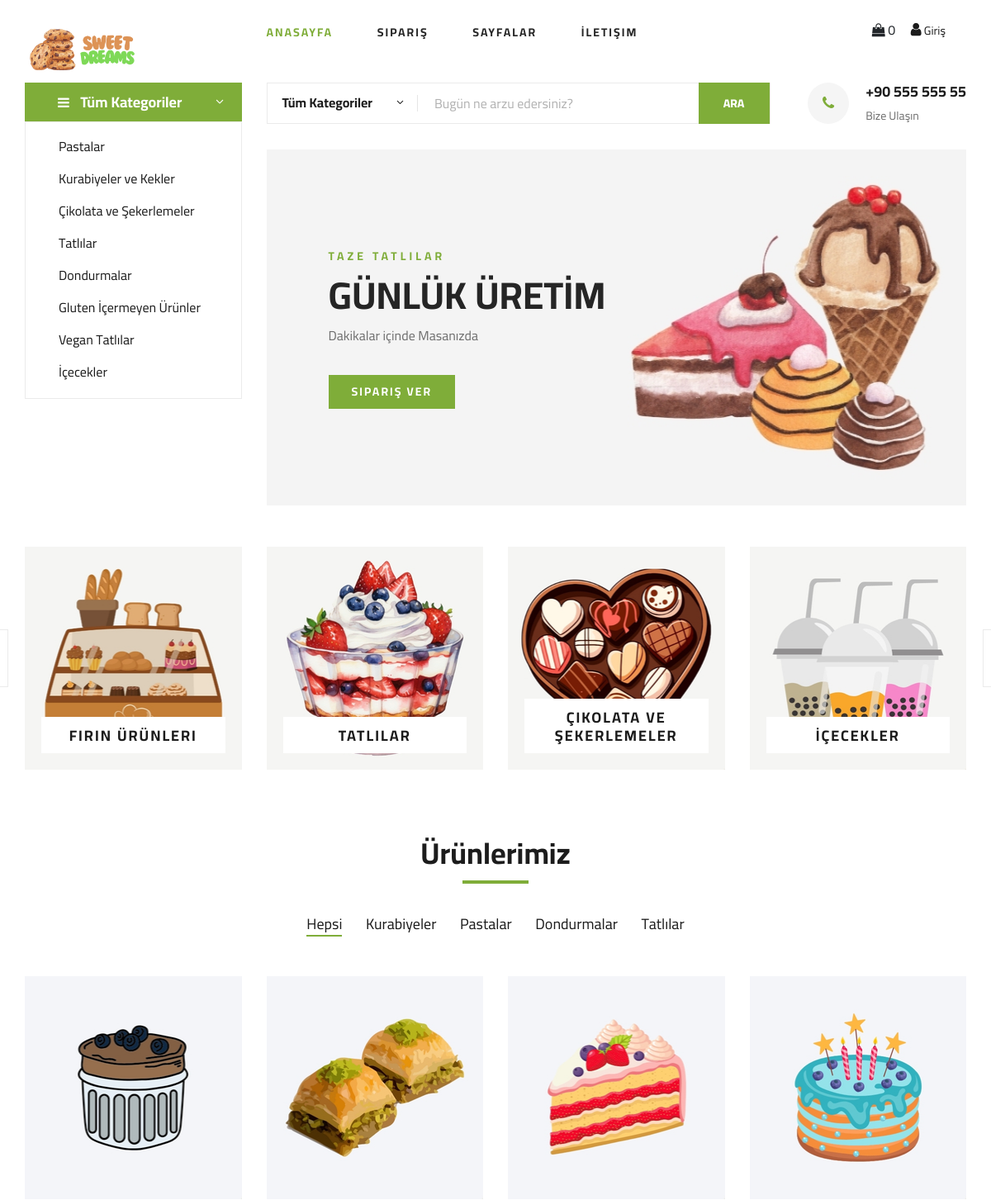
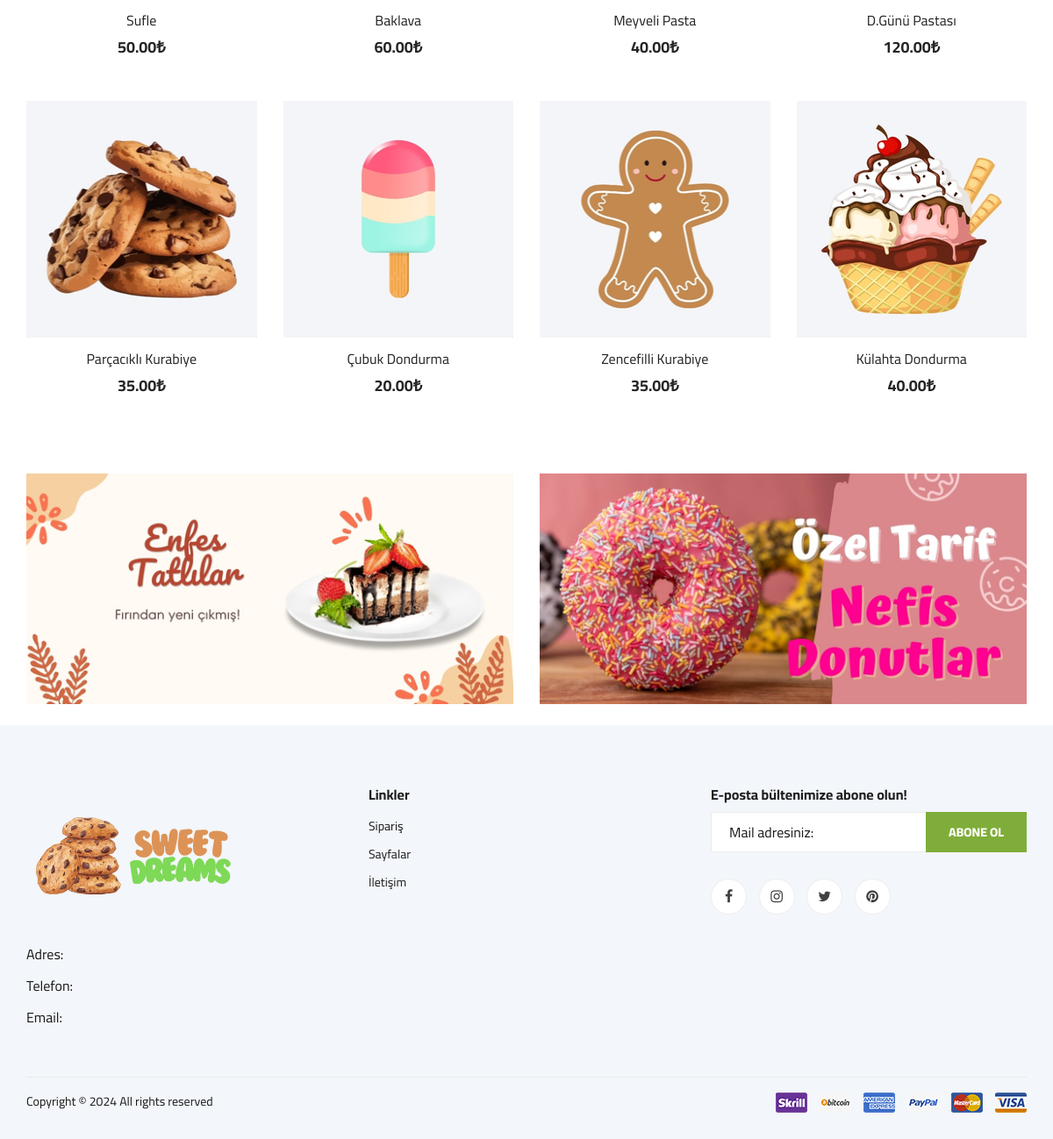
The page / on the database its author committed (2 pictures, top to bottom).
### tables this page shows
CREATE TABLE IF NOT EXISTS `products` (
  `ProductID` int NOT NULL,
  `Name` varchar(255) DEFAULT NULL,
  `Category` varchar(255) DEFAULT NULL,
  `ImageURL` varchar(255) DEFAULT NULL,
  `Price` decimal(5,2) DEFAULT NULL,
  PRIMARY KEY (`ProductID`)
);

### fetch_products.php (the view, shortened to what this page needs)
<?php
$servername = "localhost";
$username = "root";
$password = "";
$dbname = "sweetdreams";
$conn = new mysqli($servername, $username, $password, $dbname);
$conn->set_charset("utf8");
$sql = "SELECT * FROM Products";
$result = mysqli_query($conn, $sql);
if (mysqli_num_rows($result) > 0) {
    while ($row = mysqli_fetch_assoc($result)) {
        echo '<div class="col-lg-3 col-md-4 col-sm-6 mix ' . $row["Category"] . '">
            <div class="featured__item">
                <div class="featured__item__pic set-bg" data-setbg="' . $row["ImageURL"] . '">
                    <ul class="featured__item__pic__hover">
                        <li><a href="#"><i class="fa fa-shopping-cart"></i></a></li>
                    </ul>
                </div>
                <div class="featured__item__text">
                    <h6><a href="#">' . $row["Name"] . '</a></h6>
                    <h5>' . $row["Price"] . '₺</h5>
                </div>
            </div>
        </div>';
    }
} else {
    echo "No products found";
}
?>

### index.php (shortened to what this page needs)
<!DOCTYPE html>
<head>
    <link rel="stylesheet" href="css/bootstrap.min.css" type="text/css">
    <link rel="stylesheet" href="css/font-awesome.min.css" type="text/css">
    <link rel="stylesheet" href="css/elegant-icons.css" type="text/css">
    <link rel="stylesheet" href="css/nice-select.css" type="text/css">
    <link rel="stylesheet" href="css/jquery-ui.min.css" type="text/css">
    <link rel="stylesheet" href="css/owl.carousel.min.css" type="text/css">
    <link rel="stylesheet" href="css/slicknav.min.css" type="text/css">
    <link rel="stylesheet" href="css/style.css" type="text/css">
</head>
<body>
    <header class="header">
        <div class="container">
            <div class="row">
                <div class="col-lg-3">
                    <div class="header__logo">
                        <a href="#"><img src="img/biglogo.png" alt=""></a>
                    </div>
                </div>
                <div class="col-lg-6">
                    <nav class="header__menu">
                        <ul>
                            <li class="active"><a href="#">Anasayfa</a></li>
                            <li><a href="#">Sipariş</a></li>
                            <li><a href="#">Sayfalar</a>
                            </li>
                            <li><a href="./contact.html">İletişim</a></li>
                        </ul>
                    </nav>
                </div>
                <div class="col-lg-3">
                    <div class="header__cart">
                        <ul>
                            <li><i class="fa fa-shopping-bag"></i> <span id="counter">0</span></li>
                            <li class="header_auth">
                                <a href="login.php" target="_blank"><i class="fa fa-user"></i> Giriş</a>
                            </li>
                        </ul>
                    </div>
                </div>
            </div>
        </div>
    </header>
    <section class="hero">
        <div class="container">
            <div class="row">
                <div class="col-lg-3">
                    <div class="hero__categories">
                        <div class="hero__categories__all">
                            <i class="fa fa-bars"></i>
                            <span>Tüm Kategoriler</span>
                        </div>
                        <ul>
                            <li><a href="#items">Pastalar</a></li>
                            <li><a href="#items">Kurabiyeler ve Kekler</a></li>
                            <li><a href="#items">Çikolata ve Şekerlemeler</a></li>
                            <li><a href="#items">Tatlılar</a></li>
                            <li><a href="#items">Dondurmalar</a></li>
                            <li><a href="#items">Gluten İçermeyen Ürünler</a></li>
                            <li><a href="#items">Vegan Tatlılar</a></li>
                            <li><a href="#items">İçecekler</a></li>
                        </ul>
                    </div>
                </div>
                <div class="col-lg-9">
                    <div class="hero__search">
                        <div class="hero__search__form">
                            <form action="#">
                                <div class="hero__search__categories">
                                    Tüm Kategoriler
                                    <span class="arrow_carrot-down"></span>
                                </div>
                                <input type="text" placeholder="Bugün ne arzu edersiniz?">
                                <button type="submit" class="site-btn">Ara</button>
                            </form>
                        </div>
                        <div class="hero__search__phone">
                            <div class="hero__search__phone__icon">
                                <i class="fa fa-phone"></i>
                            </div>
                            <div class="hero__search__phone__text">
                                <h5>+90 555 555 55</h5>
                                <span>Bize Ulaşın</span>
                            </div>
                        </div>
                    </div>
                    <div class="hero__item set-bg" data-setbg="img/hero/banner.jpg">
                        <div class="hero__text">
                            <span>TAZE TATLILAR</span>
                            <h2>GÜNLÜK ÜRETİM</h2>
                            <p>Dakikalar içinde Masanızda</p>
                            <a href="#items" class="primary-btn">Sipariş Ver</a>
                        </div>
                    </div>
                </div>
            </div>
        </div>
    </section>
    <section class="categories">
        <div class="container">
            <div class="row">
                <div class="categories__slider owl-carousel">
                    <div class="col-lg-3">
                        <div class="categories__item set-bg" data-setbg="img/categories/cat-1.jpg">
                            <h5><a href="#">Fırın Ürünleri</a></h5>
                        </div>
                    </div>
                    <div class="col-lg-3">
                        <div class="categories__item set-bg" data-setbg="img/categories/cat-2.jpg">
                            <h5><a href="#">Tatlılar</a></h5>
                        </div>
                    </div>
                    <div class="col-lg-3">
                        <div class="categories__item set-bg" data-setbg="img/categories/cat-3.jpg">
                            <h5><a href="#">Çikolata ve Şekerlemeler</a></h5>
                        </div>
                    </div>
                    <div class="col-lg-3">
                        <div class="categories__item set-bg" data-setbg="img/categories/cat-4.jpg">
                            <h5><a href="#">İçecekler</a></h5>
                        </div>
                    </div>
                </div>
            </div>
        </div>
    </section>
    <section class="featured spad" id="items">
        <div class="container">
            <div class="row">
                <div class="col-lg-12">
                    <div class="section-title">
                        <h2>Ürünlerimiz</h2>
                    </div>
                    <div class="featured__controls">
                        <ul>
                            <li class="active" data-filter="*">Hepsi</li>
                            <li data-filter=".kurabiyeler">Kurabiyeler</li>
                            <li data-filter=".pastalar">Pastalar</li>
                            <li data-filter=".dondurmalar">Dondurmalar</li>
                            <li data-filter=".tatlilar">Tatlılar</li>
                        </ul>
                    </div>
                </div>
            </div>
            <div class="row featured__filter">
                <?php include 'fetch_products.php'; ?>
            </div>
        </div>
    </section>
    <div class="banner">
        <div class="container">
            <div class="row">
                <div class="col-lg-6 col-md-6 col-sm-6">
                    <div class="banner__pic">
                        <img src="img/banner/banner-1.jpg" alt="">
                    </div>
                </div>
                <div class="col-lg-6 col-md-6 col-sm-6">
                    <div class="banner__pic">
                        <img src="img/banner/banner-2.jpg" alt="">
                    </div>
                </div>
            </div>
        </div>
    </div>
    <br>
    <footer class="footer spad">
        <div class="container">
            <div class="row">
                <div class="col-lg-3 col-md-6 col-sm-6">
                    <div class="footer__about">
                        <div class="footer__about__logo">
                            <a href="./index.html"><img src="img/biglogo.png" alt=""></a>
                        </div>
                        <ul>
                            <li>Adres:</li>
                            <li>Telefon: </li>
                            <li>Email:</li>
                        </ul>
                    </div>
                </div>
                <div class="col-lg-4 col-md-6 col-sm-6 offset-lg-1">
                    <div class="footer__widget">
                        <h6>Linkler</h6>
                        <ul>
                            <li><a href="#">Sipariş</a></li>
                            <li><a href="#">Sayfalar</a></li>
                            <li><a href="#">İletişim</a></li>
                        </ul>
                    </div>
                </div>
                <div class="col-lg-4 col-md-12">
                    <div class="footer__widget">
                        <h6>E-posta bültenimize abone olun!</h6>
                        <form action="#">
                            <input type="text" placeholder="Mail adresiniz:">
                            <button type="submit" class="site-btn">Abone Ol</button>
                        </form>
                        <div class="footer__widget__social">
                            <a href="#"><i class="fa fa-facebook"></i></a>
                            <a href="#"><i class="fa fa-instagram"></i></a>
                            <a href="#"><i class="fa fa-twitter"></i></a>
                            <a href="#"><i class="fa fa-pinterest"></i></a>
                        </div>
                    </div>
                </div>
            </div>
            <div class="row">
                <div class="col-lg-12">
                    <div class="footer__copyright">
                        <div class="footer__copyright__text">
                            Copyright &copy;
                            <script>document.write(new Date().getFullYear());</script> All rights reserved </a>
                        </div>
                        <div class="footer__copyright__payment"><img src="img/payment-item.png" alt=""></div>
                    </div>
                </div>
            </div>
        </div>
    </footer>
</body>
</html>

### rows shown on the page
products: shows a picture, Name "Sufle", Price "50.00"
products: shows a picture, Name "Baklava", Price "60.00"
products: shows a picture, Name "Meyveli Pasta", Price "40.00"
products: shows a picture, Name "D.Günü Pastası", Price "120.00"
products: shows a picture, Name "Parçacıklı Kurabiye", Price "35.00"
products: shows a picture, Name "Çubuk Dondurma", Price "20.00"
products: shows a picture, Name "Zencefilli Kurabiye", Price "35.00"
products: shows a picture, Name "Külahta Dondurma", Price "40.00"
